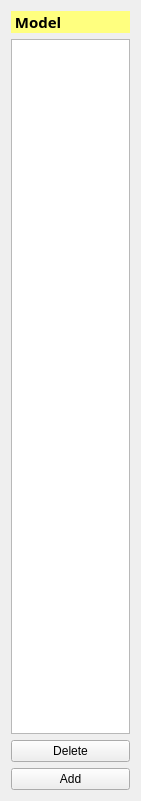
  <widget class="QWidget" name="layoutWidget">
   <property name="geometry">
    <rect>
     <x>10</x>
     <y>10</y>
     <width>141</width>
     <height>801</height>
    </rect>
   </property>
   <layout class="QVBoxLayout" name="verticalLayout_8" stretch="0,0,0,0">
    <property name="sizeConstraint">
     <enum>QLayout::SetDefaultConstraint</enum>
    </property>
    <item>
     <widget class="QLabel" name="label_3">
      <property name="maximumSize">
       <size>
        <width>150</width>
        <height>16777215</height>
       </size>
      </property>
      <property name="palette">
       <palette>
        <active>
         <colorrole role="WindowText">
          <brush brushstyle="SolidPattern">
           <color alpha="255">
            <red>0</red>
            <green>0</green>
            <blue>0</blue>
           </color>
          </brush>
         </colorrole>
         <colorrole role="Button">
          <brush brushstyle="SolidPattern">
           <color alpha="255">
            <red>255</red>
            <green>255</green>
            <blue>127</blue>
           </color>
          </brush>
         </colorrole>
         <colorrole role="Light">
          <brush brushstyle="SolidPattern">
           <color alpha="255">
            <red>255</red>
            <green>255</green>
            <blue>255</blue>
           </color>
          </brush>
         </colorrole>
         <colorrole role="Midlight">
          <brush brushstyle="SolidPattern">
           <color alpha="255">
            <red>255</red>
            <green>255</green>
            <blue>191</blue>
           </color>
          </brush>
         </colorrole>
         <colorrole role="Dark">
          <brush brushstyle="SolidPattern">
           <color alpha="255">
            <red>127</red>
            <green>127</green>
            <blue>63</blue>
           </color>
          </brush>
         </colorrole>
         <colorrole role="Mid">
          <brush brushstyle="SolidPattern">
           <color alpha="255">
            <red>170</red>
            <green>170</green>
            <blue>84</blue>
           </color>
          </brush>
         </colorrole>
         <colorrole role="Text">
          <brush brushstyle="SolidPattern">
           <color alpha="255">
            <red>0</red>
            <green>0</green>
            <blue>0</blue>
           </color>
          </brush>
         </colorrole>
         <colorrole role="BrightText">
          <brush brushstyle="SolidPattern">
           <color alpha="255">
            <red>255</red>
            <green>255</green>
            <blue>255</blue>
           </color>
          </brush>
         </colorrole>
         <colorrole role="ButtonText">
          <brush brushstyle="SolidPattern">
           <color alpha="255">
            <red>0</red>
            <green>0</green>
            <blue>0</blue>
           </color>
          </brush>
         </colorrole>
         <colorrole role="Base">
          <brush brushstyle="SolidPattern">
           <color alpha="255">
            <red>255</red>
            <green>255</green>
            <blue>255</blue>
           </color>
          </brush>
         </colorrole>
         <colorrole role="Window">
          <brush brushstyle="SolidPattern">
           <color alpha="255">
            <red>255</red>
            <green>255</green>
            <blue>127</blue>
           </color>
          </brush>
         </colorrole>
         <colorrole role="Shadow">
          <brush brushstyle="SolidPattern">
           <color alpha="255">
            <red>0</red>
            <green>0</green>
            <blue>0</blue>
           </color>
          </brush>
         </colorrole>
         <colorrole role="AlternateBase">
          <brush brushstyle="SolidPattern">
           <color alpha="255">
            <red>255</red>
            <green>255</green>
            <blue>191</blue>
           </color>
          </brush>
         </colorrole>
         <colorrole role="ToolTipBase">
          <brush brushstyle="SolidPattern">
           <color alpha="255">
            <red>255</red>
            <green>255</green>
            <blue>220</blue>
           </color>
          </brush>
         </colorrole>
         <colorrole role="ToolTipText">
          <brush brushstyle="SolidPattern">
           <color alpha="255">
            <red>0</red>
            <green>0</green>
            <blue>0</blue>
           </color>
          </brush>
         </colorrole>
        </active>
        <inactive>
         <colorrole role="WindowText">
          <brush brushstyle="SolidPattern">
           <color alpha="255">
            <red>0</red>
            <green>0</green>
            <blue>0</blue>
           </color>
          </brush>
         </colorrole>
         <colorrole role="Button">
          <brush brushstyle="SolidPattern">
           <color alpha="255">
            <red>255</red>
            <green>255</green>
            <blue>127</blue>
           </color>
          </brush>
         </colorrole>
         <colorrole role="Light">
          <brush brushstyle="SolidPattern">
           <color alpha="255">
            <red>255</red>
            <green>255</green>
            <blue>255</blue>
           </color>
          </brush>
         </colorrole>
         <colorrole role="Midlight">
          <brush brushstyle="SolidPattern">
           <color alpha="255">
            <red>255</red>
            <green>255</green>
            <blue>191</blue>
           </color>
          </brush>
         </colorrole>
         <colorrole role="Dark">
          <brush brushstyle="SolidPattern">
           <color alpha="255">
            <red>127</red>
            <green>127</green>
            <blue>63</blue>
           </color>
          </brush>
         </colorrole>
         <colorrole role="Mid">
          <brush brushstyle="SolidPattern">
           <color alpha="255">
            <red>170</red>
            <green>170</green>
            <blue>84</blue>
           </color>
          </brush>
         </colorrole>
         <colorrole role="Text">
          <brush brushstyle="SolidPattern">
           <color alpha="255">
            <red>0</red>
            <green>0</green>
            <blue>0</blue>
           </color>
          </brush>
         </colorrole>
         <colorrole role="BrightText">
          <brush brushstyle="SolidPattern">
           <color alpha="255">
            <red>255</red>
            <green>255</green>
            <blue>255</blue>
           </color>
          </brush>
         </colorrole>
         <colorrole role="ButtonText">
          <brush brushstyle="SolidPattern">
           <color alpha="255">
            <red>0</red>
            <green>0</green>
            <blue>0</blue>
           </color>
          </brush>
         </colorrole>
         <colorrole role="Base">
          <brush brushstyle="SolidPattern">
           <color alpha="255">
            <red>255</red>
            <green>255</green>
            <blue>255</blue>
           </color>
          </brush>
         </colorrole>
         <colorrole role="Window">
          <brush brushstyle="SolidPattern">
           <color alpha="255">
            <red>255</red>
            <green>255</green>
            <blue>127</blue>
           </color>
          </brush>
         </colorrole>
         <colorrole role="Shadow">
          <brush brushstyle="SolidPattern">
           <color alpha="255">
            <red>0</red>
            <green>0</green>
            <blue>0</blue>
           </color>
          </brush>
         </colorrole>
         <colorrole role="AlternateBase">
          <brush brushstyle="SolidPattern">
           <color alpha="255">
            <red>255</red>
            <green>255</green>
            <blue>191</blue>
           </color>
          </brush>
         </colorrole>
         <colorrole role="ToolTipBase">
          <brush brushstyle="SolidPattern">
           <color alpha="255">
            <red>255</red>
            <green>255</green>
            <blue>220</blue>
           </color>
          </brush>
         </colorrole>
         <colorrole role="ToolTipText">
          <brush brushstyle="SolidPattern">
           <color alpha="255">
            <red>0</red>
            <green>0</green>
            <blue>0</blue>
           </color>
          </brush>
         </colorrole>
        </inactive>
        <disabled>
         <colorrole role="WindowText">
          <brush brushstyle="SolidPattern">
           <color alpha="255">
            <red>127</red>
            <green>127</green>
            <blue>63</blue>
           </color>
          </brush>
         </colorrole>
         <colorrole role="Button">
          <brush brushstyle="SolidPattern">
           <color alpha="255">
            <red>255</red>
            <green>255</green>
            <blue>127</blue>
           </color>
          </brush>
         </colorrole>
         <colorrole role="Light">
          <brush brushstyle="SolidPattern">
           <color alpha="255">
            <red>255</red>
            <green>255</green>
            <blue>255</blue>
           </color>
          </brush>
         </colorrole>
         <colorrole role="Midlight">
          <brush brushstyle="SolidPattern">
           <color alpha="255">
            <red>255</red>
            <green>255</green>
            <blue>191</blue>
           </color>
          </brush>
         </colorrole>
         <colorrole role="Dark">
          <brush brushstyle="SolidPattern">
           <color alpha="255">
            <red>127</red>
            <green>127</green>
            <blue>63</blue>
           </color>
          </brush>
         </colorrole>
         <colorrole role="Mid">
          <brush brushstyle="SolidPattern">
           <color alpha="255">
            <red>170</red>
            <green>170</green>
            <blue>84</blue>
           </color>
          </brush>
         </colorrole>
         <colorrole role="Text">
          <brush brushstyle="SolidPattern">
           <color alpha="255">
            <red>127</red>
            <green>127</green>
            <blue>63</blue>
           </color>
          </brush>
         </colorrole>
         <colorrole role="BrightText">
          <brush brushstyle="SolidPattern">
           <color alpha="255">
            <red>255</red>
            <green>255</green>
            <blue>255</blue>
           </color>
          </brush>
         </colorrole>
         <colorrole role="ButtonText">
          <brush brushstyle="SolidPattern">
           <color alpha="255">
            <red>127</red>
            <green>127</green>
            <blue>63</blue>
           </color>
          </brush>
         </colorrole>
         <colorrole role="Base">
          <brush brushstyle="SolidPattern">
           <color alpha="255">
            <red>255</red>
            <green>255</green>
            <blue>127</blue>
           </color>
          </brush>
         </colorrole>
         <colorrole role="Window">
          <brush brushstyle="SolidPattern">
           <color alpha="255">
            <red>255</red>
            <green>255</green>
            <blue>127</blue>
           </color>
          </brush>
         </colorrole>
         <colorrole role="Shadow">
          <brush brushstyle="SolidPattern">
           <color alpha="255">
            <red>0</red>
            <green>0</green>
            <blue>0</blue>
           </color>
          </brush>
         </colorrole>
         <colorrole role="AlternateBase">
          <brush brushstyle="SolidPattern">
           <color alpha="255">
            <red>255</red>
            <green>255</green>
            <blue>127</blue>
           </color>
          </brush>
         </colorrole>
         <colorrole role="ToolTipBase">
          <brush brushstyle="SolidPattern">
           <color alpha="255">
            <red>255</red>
            <green>255</green>
            <blue>220</blue>
           </color>
          </brush>
         </colorrole>
         <colorrole role="ToolTipText">
          <brush brushstyle="SolidPattern">
           <color alpha="255">
            <red>0</red>
            <green>0</green>
            <blue>0</blue>
           </color>
          </brush>
         </colorrole>
        </disabled>
       </palette>
      </property>
      <property name="font">
       <font>
        <family>Segoe Print</family>
        <pointsize>11</pointsize>
        <weight>75</weight>
        <italic>false</italic>
        <bold>true</bold>
        <underline>false</underline>
        <stylestrategy>PreferDefault</stylestrategy>
        <kerning>true</kerning>
       </font>
      </property>
      <property name="autoFillBackground">
       <bool>true</bool>
      </property>
      <property name="text">
       <string> Model</string>
      </property>
     </widget>
    </item>
    <item>
     <widget class="QListView" name="lView_Model">
      <property name="maximumSize">
       <size>
        <width>200</width>
        <height>16777213</height>
       </size>
      </property>
     </widget>
    </item>
    <item>
     <widget class="QPushButton" name="btn_delete_model">
      <property name="maximumSize">
       <size>
        <width>200</width>
        <height>16777215</height>
       </size>
      </property>
      <property name="text">
       <string>Delete</string>
      </property>
     </widget>
    </item>
    <item>
     <widget class="QPushButton" name="btn_add_model">
      <property name="maximumSize">
       <size>
        <width>200</width>
        <height>16777215</height>
       </size>
      </property>
      <property name="text">
       <string>Add</string>
      </property>
     </widget>
    </item>
   </layout>
  </widget>
